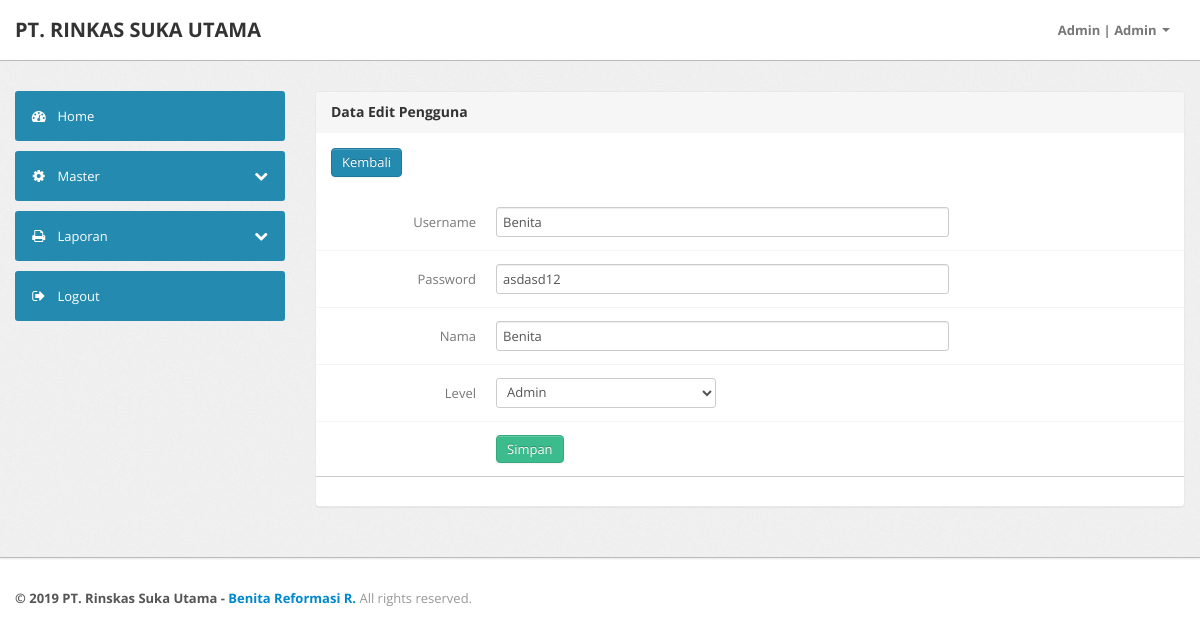
The app's page /index.php?page=aksi_pengguna/pengguna_edit&id=2 (signed in), older data.
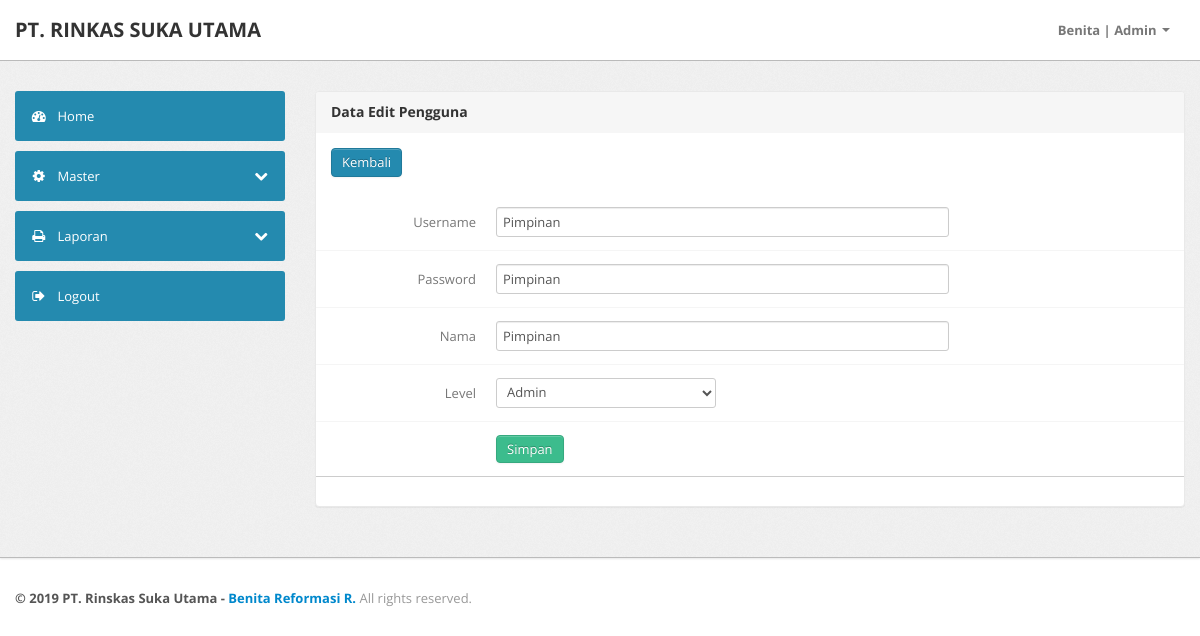
The same page, newer data.
### tables this page shows
CREATE TABLE `tb_pengguna` (
  `pengguna_id` int(11) NOT NULL AUTO_INCREMENT,
  `pengguna_user` varchar(50) NOT NULL,
  `pengguna_pass` varchar(50) NOT NULL,
  `pengguna_nama` varchar(50) NOT NULL,
  `pengguna_level` varchar(30) NOT NULL,
  PRIMARY KEY (`pengguna_id`)
);

### aksi_pengguna/pengguna_edit.php (the view, shortened to what this page needs)
<div class="span9">
    <div class="content">
        <div class="module">
            <div class="module-head">
                <h3>
                    Data Edit Pengguna</h3>
            </div>
            <div class="module-body">
                <a class="collapsed btn btn-primary" href="index.php?page=data_pengguna">Kembali</a>
            </div>
            <div class="module-body table">
                <div>
                    <?php
                    $id = $_GET['id'];
                    $ambil = $koneksi->query("SELECT * FROM tb_pengguna WHERE pengguna_id=$id");
                    while ($pecah = $ambil->fetch_object()) {
                        ?>
                        <form action="" method="post" class="form-horizontal row-fluid">
                            <div class="control-group">
                                <label class="control-label">Username</label>
                                <div class="controls">
                                    <input value="<?php echo $pecah->pengguna_user ?>" type="text" name="user" placeholder="Username" class="span8">
                                </div>
                            </div>
                            <div class="control-group">
                                <label class="control-label">Password</label>
                                <div class="controls">
                                    <input value="<?php echo $pecah->pengguna_pass ?>" type="text" name="pass" placeholder="Password" class="span8">
                                </div>
                            </div>
                            <div class="control-group">
                                <label class="control-label">Nama</label>
                                <div class="controls">
                                    <input value="<?php echo $pecah->pengguna_nama ?>" type="text" name="nama" placeholder="Nama" class="span8">
                                </div>
                            </div>
                            <div class="control-group">
                                <label class="control-label">Level</label>
                                <div class="controls">
                                    <select name="level">
                                        <option value="Admin">Admin</option>
                                    </select>
                                </div>
                            </div>
                            <div class="control-group">
                                <div class="controls">
                                    <input type="submit" name="simpan" class="btn btn-success" value="Simpan">
                                </div>
                            </div>
                        </form>
                    <?php } ?>
                    <hr style=" display: block; height: 1px;border: 0; border-top: 1px solid #ccc;margin: 1em 0; padding: 0;">
                </div>
            </div>
        </div>
    </div>
</div>

### components/top_bar.php (shortened to what this page needs)
<div class="navbar navbar-fixed-top">
    <div class="navbar-inner">
        <div class="container">
                <a class="brand" href="index.php">PT. RINKAS SUKA UTAMA </a>
            <div class="nav-collapse collapse navbar-inverse-collapse">
                <ul class="nav pull-right">
                    <li class="nav-user dropdown"><a href="#" class="dropdown-toggle" data-toggle="dropdown">
                            <?php echo $_SESSION['pengguna']; ?>
                            |
                            <?php echo $_SESSION['pengguna_level']; ?>
                            <b class="caret"></b></a>
                    </li>
                </ul>
            </div>
        </div>
    </div>
</div>

Row changes from the older to the newer data that the page shows:
changed tb_pengguna: user "Benita" → "Pimpinan"; pass "asdasd12" → "Pimpinan"; nama "Benita" → "Pimpinan"
Text that changed along with them:
$_SESSION['pengguna']: "Admin" → "Benita"
